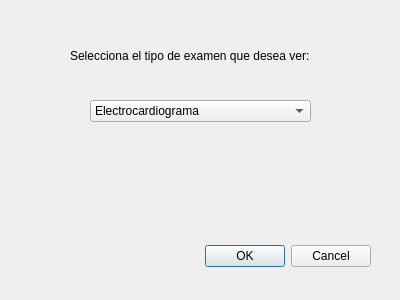
<?xml version="1.0" encoding="UTF-8"?>
<ui version="4.0">
 <class>Dialog</class>
 <widget class="QDialog" name="Dialog">
  <property name="geometry">
   <rect>
    <x>0</x>
    <y>0</y>
    <width>400</width>
    <height>300</height>
   </rect>
  </property>
  <property name="windowTitle">
   <string>Dialog</string>
  </property>
  <widget class="QDialogButtonBox" name="buttonBox">
   <property name="geometry">
    <rect>
     <x>30</x>
     <y>240</y>
     <width>341</width>
     <height>32</height>
    </rect>
   </property>
   <property name="orientation">
    <enum>Qt::Horizontal</enum>
   </property>
   <property name="standardButtons">
    <set>QDialogButtonBox::Cancel|QDialogButtonBox::Ok</set>
   </property>
  </widget>
  <widget class="QLabel" name="selecciona_2">
   <property name="geometry">
    <rect>
     <x>70</x>
     <y>30</y>
     <width>281</width>
     <height>51</height>
    </rect>
   </property>
   <property name="text">
    <string>Selecciona el tipo de examen que desea ver:</string>
   </property>
  </widget>
  <widget class="QComboBox" name="tipo_exam">
   <property name="geometry">
    <rect>
     <x>90</x>
     <y>100</y>
     <width>221</width>
     <height>22</height>
    </rect>
   </property>
   <item>
    <property name="text">
     <string>Electrocardiograma</string>
    </property>
   </item>
   <item>
    <property name="text">
     <string>Tomografía cardiaca</string>
    </property>
   </item>
   <item>
    <property name="text">
     <string>Resonancia magnética cardiaca</string>
    </property>
   </item>
  </widget>
 </widget>
 <resources/>
 <connections>
  <connection>
   <sender>buttonBox</sender>
   <signal>accepted()</signal>
   <receiver>Dialog</receiver>
   <slot>accept()</slot>
   <hints>
    <hint type="sourcelabel">
     <x>248</x>
     <y>254</y>
    </hint>
    <hint type="destinationlabel">
     <x>157</x>
     <y>274</y>
    </hint>
   </hints>
  </connection>
  <connection>
   <sender>buttonBox</sender>
   <signal>rejected()</signal>
   <receiver>Dialog</receiver>
   <slot>reject()</slot>
   <hints>
    <hint type="sourcelabel">
     <x>316</x>
     <y>260</y>
    </hint>
    <hint type="destinationlabel">
     <x>286</x>
     <y>274</y>
    </hint>
   </hints>
  </connection>
 </connections>
</ui>
